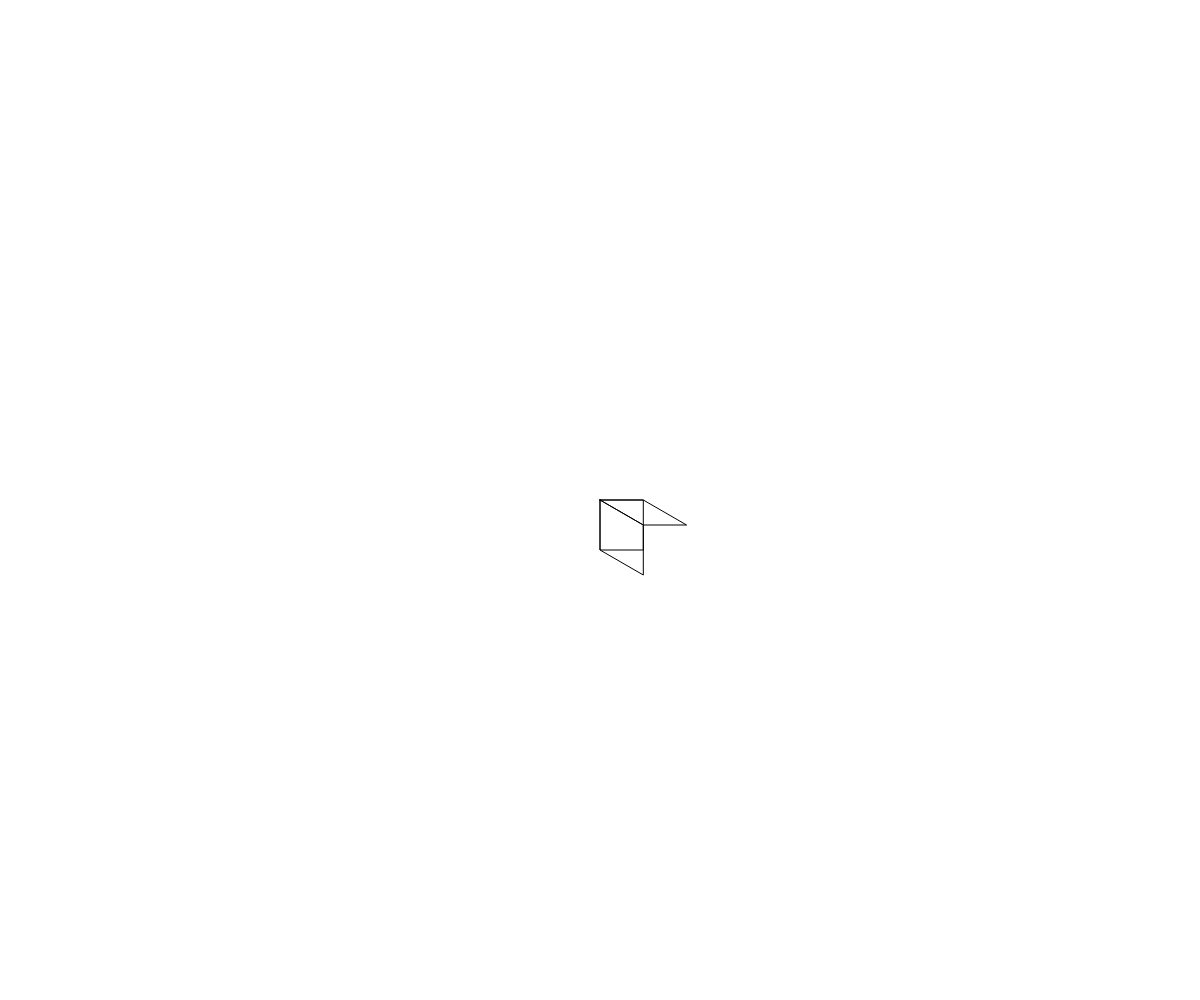
Frame 1 (no input)
Frame 2 (the mouse pressed at the canvas centre, redrawn once): identical to frame 1, image omitted

The p5.js sketch that drew this single still picture (run headless with seeded random() and noise() and a simulated clock; the mouse was pressed at the canvas centre and the sketch redrawn once):

// p5.js sketch
// ── sketch.js
function setup() {
  createCanvas(windowWidth, windowHeight);
  angleMode(DEGREES);

  noFill();
  noLoop(); 
}

function draw() {
  background(255);
  

  let p = new Prism(50, 100, 50);
  p.draw();
  r = rhombus(30, 50);
  //drawShape(r);
  // for (let i = 0; i < 10; i++){
  //   let p = new Prism(100, 100, 100, ogn = createVector(100 + i*200, 100 + i*200));
  //   p.draw();
  // }

}

function drawAxes(){
  // draw axis lines
  line(width/2, 0, width/2, height);
  line(0, height/2, width, height/2);
}

class Prism{
  constructor(l, w, h,  ogn = createVector(width/2, height/2)){
    this.top = rhombus(30, l, ogn);
    this.bottom = rhombus(30, l, ogn.add(createVector(0, h)));
    this.left = [this.top[0].copy(), this.bottom[0].copy(), this.bottom[3].copy(), this.top[3].copy()];
    this.right = [this.top[0].copy(), this.bottom[0].copy(), this.bottom[1].copy(), this.top[1].copy()];
  }
  draw(){
    drawShape(this.top);
    drawShape(this.left);
    drawShape(this.right);
    
  }

}

function drawShape(pts){
  beginShape();
  for (let p of pts){
    vertex(p.x, p.y);
  }
  endShape(CLOSE);
}

// a is the known side (adjascent to angle)
function rhombus(angle, hyp, ogn = createVector(width/2, height/2)){
  // draw a rhombus with an angle a, width and hypotenuse
  console.log(ogn);
  // a is the adjacent side
  a = cos(angle) * hyp;
  // b is the opposite side
  b = sin(angle) * hyp;
  p1 = createVector(0,0).add(ogn);
  p2 = createVector(a, 0).add(ogn);
  p3 = createVector(2 * a, b).add(ogn);
  p4 = createVector(a, b).add(ogn);
  //get distance between p1 and p4
  d = dist(p2.x, p2.y, p3.x, p3.y);
  print(d);
  return [p1, p2, p3, p4];
}

function isoUnit(a, d, ogn = createVector(width/2, height/2)){
  // draw a line that is a degrees from origin
  // and d units long

  let abs_x = cos(a) * d;
  let abs_y = sin(a) * d;
  pts = [
    createVector(0, abs_y), 
    createVector(abs_x, 0),
    createVector(0, -abs_y),
    createVector(-abs_x, 0)
  ]
  for (let p of pts){
    p.add(ogn);
  } 
  return pts; 

}
